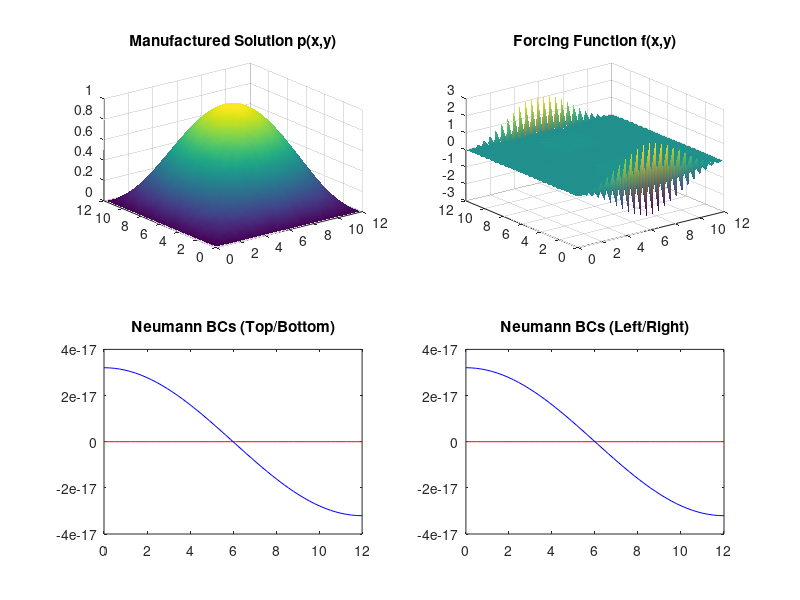

MATLAB code for this plot:
% Manufactured Solution Verification for Variable Coefficient Poisson Equation in MATLAB

clc; clear; close all;

% Define domain and grid size
Lx = 12; Ly = 12; % Domain size
Nx = 50; Ny = 50; % Number of grid points
x = linspace(0, Lx, Nx);
y = linspace(0, Ly, Ny);
[XX, YY] = meshgrid(x, y);

% Define variable coefficient k(x,y)
k = sin(4 * pi * XX) .* cos(4 * pi * YY);

% Define an exact solution p(x,y) similar to Poisson setup
P_exact = sin(pi * XX / Lx) .* sin(pi * YY / Ly);

% Compute f(x,y) = \nabla \cdot (k \nabla p)
[Px_x, Px_y] = gradient(P_exact, x, y);
[KPx_x, ~] = gradient(k .* Px_x, x, y);
[~, KPy_y] = gradient(k .* Px_y, x, y);
f = KPx_x + KPy_y;

% Define boundary conditions (Neumann \partial p/\partial n = 0)
g_top = (pi / Ly) * cos(pi * XX(1,:) / Lx) .* sin(pi * YY(1,:) / Ly); % Top boundary
g_bottom = (pi / Ly) * cos(pi * XX(end,:) / Lx) .* sin(pi * YY(end,:) / Ly); % Bottom boundary
g_left = (pi / Lx) * sin(pi * XX(:,1) / Lx) .* cos(pi * YY(:,1) / Ly); % Left boundary
g_right = (pi / Lx) * sin(pi * XX(:,end) / Lx) .* cos(pi * YY(:,end) / Ly); % Right boundary

% Plot results
figure;
subplot(2,2,1); surf(XX, YY, P_exact); title('Manufactured Solution p(x,y)'); shading interp;
subplot(2,2,2); surf(XX, YY, f); title('Forcing Function f(x,y)'); shading interp;
subplot(2,2,3); plot(x, g_top, 'r', x, g_bottom, 'b'); title('Neumann BCs (Top/Bottom)');
subplot(2,2,4); plot(y, g_left, 'r', y, g_right, 'b'); title('Neumann BCs (Left/Right)');

fprintf('Manufactured solution verification complete with variable k(x,y).\n');


